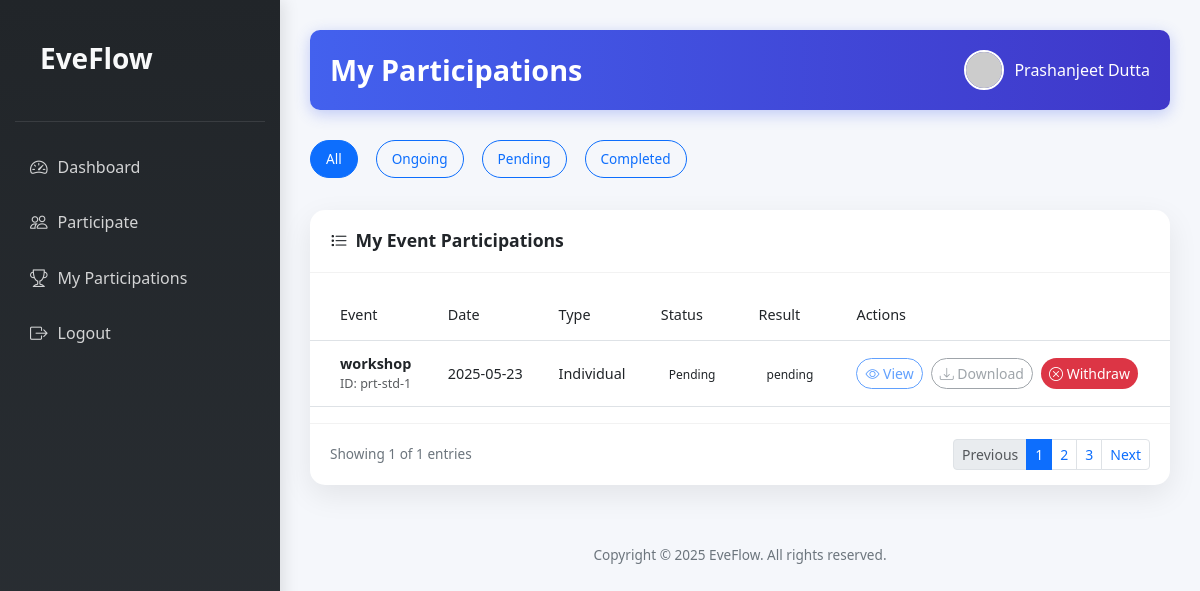
Page /participation.php (signed in) on the committed database.
### tables this page shows
CREATE TABLE `users` (
  `st_id` varchar(20) NOT NULL,
  `email` varchar(255) NOT NULL,
  `student_name` varchar(255) NOT NULL,
  `course` varchar(255) NOT NULL,
  `dept` varchar(255) NOT NULL,
  `semester` varchar(255) NOT NULL,
  `password` varchar(255) NOT NULL,
  `created_at` timestamp NOT NULL DEFAULT current_timestamp()
);

CREATE TABLE `participations` (
  `pt_id` int(11) NOT NULL,
  `p_id` varchar(20) NOT NULL,
  `st_id` varchar(20) NOT NULL,
  `event_id` int(11) NOT NULL,
  `student_name` varchar(255) NOT NULL,
  `event_name` varchar(255) NOT NULL,
  `participation_type` varchar(50) NOT NULL,
  `team_name` varchar(255) DEFAULT NULL,
  `team_members` text DEFAULT NULL,
  `result` varchar(20) NOT NULL DEFAULT 'pending',
  `certificate_path` varchar(255) DEFAULT NULL,
  `created_at` timestamp NOT NULL DEFAULT current_timestamp()
);

CREATE TABLE `events` (
  `event_id` int(11) NOT NULL,
  `event_name` varchar(255) NOT NULL,
  `event_date` date NOT NULL,
  `venue_id` int(11) DEFAULT NULL,
  `event_type` enum('Individual','Team') NOT NULL,
  `status` enum('Pending','Ongoing','Completed') NOT NULL DEFAULT 'Pending',
  `organizer_id` varchar(20) NOT NULL,
  `created_at` timestamp NOT NULL DEFAULT current_timestamp()
);

### participation.php (the view, shortened to what this page needs)
<?php
$servername = "localhost";
$username = "root";
$password = "";
$dbname = "eveflow_db";
$conn = new mysqli($servername, $username, $password, $dbname);
$student_id = $_SESSION['st_id'];
$student_query = "SELECT * FROM users WHERE st_id = ?";
$stmt = $conn->prepare($student_query);
$stmt->bind_param("s", $student_id);
$stmt->execute();
$student_result = $stmt->get_result();
$student_data = $student_result->fetch_assoc();
$filter = isset($_GET['filter']) ? $_GET['filter'] : 'all';
$where_clause = "WHERE p.st_id = ?";
$query = "SELECT p.*, e.event_date, TRIM(e.status) as event_status
          FROM participations p
          JOIN events e ON p.event_name = e.event_name
          $where_clause
          ORDER BY e.event_date DESC";
$stmt = $conn->prepare($query);
$stmt->bind_param("s", $student_id);
$stmt->execute();
$result = $stmt->get_result();
$total_query = "SELECT COUNT(*) as total FROM participations p
                JOIN events e ON p.event_name = e.event_name
                WHERE p.st_id = ?";
$total_stmt = $conn->prepare($total_query);
$total_stmt->bind_param("s", $student_id);
$total_stmt->execute();
$total_result = $total_stmt->get_result();
$total_row = $total_result->fetch_assoc();
$total_entries = $total_row['total'];
?>
<!DOCTYPE html>
<html lang="en">
<head>
    <link href="https://cdn.jsdelivr.net/npm/bootstrap@5.3.0/dist/css/bootstrap.min.css" rel="stylesheet">
    <link rel="stylesheet" href="https://cdn.jsdelivr.net/npm/bootstrap-icons@1.10.0/font/bootstrap-icons.css">
    <link rel="stylesheet" href="css/applystyle.css" type="text/css" media="all" />
</head>
<body>
    <div class="sidebar">
        <div class="sidebar-header">
            <a href="index.php" class="no-transform-hover"><h3><span>EveFlow</span></h3></a>
        </div>
        <a href="student.php"><i class="bi bi-speedometer2"></i> <span>Dashboard</span></a>
        <a href="apply.php"><i class="bi bi-people"></i> <span>Participate</span></a>
        <a href="participation.php"><i class="bi bi-trophy"></i> <span>My Participations</span></a>
        <a href="logout.php"><i class="bi bi-box-arrow-right"></i> <span>Logout</span></a>
    </div>
    <div class="content">
        <div class="header">
            <div class="d-flex align-items-center">
                <h1>My Participations</h1>
            </div>
            <div class="user-info">
                <img src="https://ui-avatars.com/api/?name=<?php echo urlencode($student_data['student_name']); ?>&background=random" alt="User">
                <span><?php echo htmlspecialchars($student_data['student_name']); ?></span>
            </div>
        </div>
        <div class="filter-container">
            <a href="participation.php?filter=all" class="btn btn-outline-primary filter-btn <?php echo $filter == 'all' ? 'active' : ''; ?>">All</a>
            <a href="participation.php?filter=ongoing" class="btn btn-outline-primary filter-btn <?php echo $filter == 'ongoing' ? 'active' : ''; ?>">Ongoing</a>
            <a href="participation.php?filter=pending" class="btn btn-outline-primary filter-btn <?php echo $filter == 'pending' ? 'active' : ''; ?>">Pending</a>
            <a href="participation.php?filter=completed" class="btn btn-outline-primary filter-btn <?php echo $filter == 'completed' ? 'active' : ''; ?>">Completed</a>
        </div>
        <div class="table-container">
            <div class="table-title">
                <h4><i class="bi bi-list-task me-2"></i>My Event Participations</h4>
            </div>
            <div class="table-responsive">
                <table class="table table-hover mb-0">
                    <thead>
                        <tr>
                            <th>Event</th>
                            <th>Date</th>
                            <th>Type</th>
                            <th>Status</th>
                            <th>Result</th>
                            <th>Actions</th>
                        </tr>
                    </thead>
                    <tbody>
                        <?php if ($result->num_rows > 0): ?>
                            <?php while($row = $result->fetch_assoc()): ?>
                                <tr>
                                    <td>
                                        <div>
                                            <strong><?php echo htmlspecialchars($row['event_name']); ?></strong>
                                            <div class="text-muted small">ID: <?php echo htmlspecialchars($row['p_id']); ?></div>
                                        </div>
                                    </td>
                                    <td><?php echo date('Y-m-d', strtotime($row['event_date'])); ?></td>
                                    <td><?php echo ucfirst($row['participation_type']); ?></td>
                                    <td>
                                        <?php
                                        $status_class = '';
                                        ?>
                                        <span class="status-badge <?php echo $status_class; ?>">
                                            <?php echo ucfirst($row['event_status']); ?>
                                        </span>
                                    </td>
                                    <td>
                                        <?php
                                        if (!empty($row['result'])) {
                                            $result_class = '';
                                            switch(strtolower($row['result'])) {
                                                default:
                                                    $result_class = 'badge-secondary';
                                            }
                                            echo '<span class="status-badge '.$result_class.'">'.htmlspecialchars($row['result']).'</span>';
                                        } else {
                                            echo '<span class="text-muted">-</span>';
                                        }
                                        ?>
                                    </td>
                                    <td>
                                        <div class="action-buttons">
                                            <div class="certificate-buttons">
                                                <?php
                                                if (!empty($row['certificate_path'])) {
                                                    $cert_path = 'organizerpanel/uploads/certificates/' . basename($row['certificate_path']);
                                                    if (file_exists($cert_path)): ?>
                                                        <button class="btn btn-sm btn-outline-primary action-btn view-certificate"
                                                                data-certificate="<?php echo $cert_path; ?>">
                                                            <i class="bi bi-eye"></i> View
                                                        </button>
                                                        <a href="<?php echo $cert_path; ?>"
                                                           class="btn btn-sm btn-outline-secondary action-btn"
                                                           download="<?php echo basename($row['certificate_path']); ?>">
                                                            <i class="bi bi-download"></i> Download
                                                        </a>
                                                    <?php else: ?>
                                                        <button class="btn btn-sm btn-outline-primary action-btn btn-disabled" title="Certificate file missing">
                                                            <i class="bi bi-eye"></i> View
                                                        </button>
                                                        <button class="btn btn-sm btn-outline-secondary action-btn btn-disabled" title="Certificate file missing">
                                                            <i class="bi bi-download"></i> Download
                                                        </button>
                                                    <?php endif;
                                                } else { ?>
                                                    <button class="btn btn-sm btn-outline-primary action-btn btn-disabled" title="Certificate not available">
                                                        <i class="bi bi-eye"></i> View
                                                    </button>
                                                    <button class="btn btn-sm btn-outline-secondary action-btn btn-disabled" title="Certificate not available">
                                                        <i class="bi bi-download"></i> Download
                                                    </button>
                                                <?php } ?>
                                            </div>
                                            <?php if (strtolower($row['event_status']) === 'pending'): ?>
                                                <button class="btn btn-sm btn-withdraw action-btn"
                                                        data-bs-toggle="modal"
                                                        data-bs-target="#withdrawModal<?php echo $row['pt_id']; ?>">
                                                    <i class="bi bi-x-circle"></i> Withdraw
                                                </button>
                                            <?php endif; ?>
                                        </div>
                                    </td>
                                </tr>
                            <?php endwhile; ?>
                        <?php else: ?>
                            <tr>
                                <td colspan="6" class="text-center">No participations found</td>
                            </tr>
                        <?php endif; ?>
                    </tbody>
                </table>
            </div>
            <div class="pagination-container">
                <div class="entries-info">Showing <?php echo $result->num_rows; ?> of <?php echo $total_entries; ?> entries</div>
                <nav aria-label="Page navigation">
                    <ul class="pagination pagination-sm mb-0">
                        <li class="page-item disabled">
                            <a class="page-link" href="#" tabindex="-1">Previous</a>
                        </li>
                        <li class="page-item active"><a class="page-link" href="#">1</a></li>
                        <li class="page-item"><a class="page-link" href="#">2</a></li>
                        <li class="page-item"><a class="page-link" href="#">3</a></li>
                        <li class="page-item">
                            <a class="page-link" href="#">Next</a>
                        </li>
                    </ul>
                </nav>
            </div>
        </div>
        <div class="footer">
            <p>Copyright © 2025 EveFlow. All rights reserved.</p>
        </div>
    </div>
</body>
</html>

### css/applystyle.css (style rules this page uses)
:root { --primary-color: #4361ee; --secondary-color: #3f37c9; --accent-color: #4895ef; --dark-color: #212529; --light-color: #f8f9fa; --success-color: #4cc9f0; }
body { display: flex; background-color: #f5f7fb; font-family: 'Segoe UI', Tahoma, Geneva, Verdana, sans-serif; overflow-x: hidden; }
.sidebar { width: 280px; height: 100vh; background: linear-gradient(180deg, var(--dark-color), #2b3035); color: white; padding: 25px 15px; position: fixed; box-shadow: 4px 0 15px rgba(0, 0, 0, 0.1); z-index: 1000; transition: all 0.3s ease; }
.sidebar-header { padding: 0 10px 20px; margin-bottom: 20px; border-bottom: 1px solid rgba(255, 255, 255, 0.1); }
.sidebar-header h3 { font-weight: 700; color: var(--light-color); display: flex; align-items: center; }
.sidebar a { color: rgba(255, 255, 255, 0.8); text-decoration: none; display: flex; align-items: center; padding: 12px 15px; border-radius: 8px; margin: 5px 0; transition: all 0.3s ease; }
.sidebar a i { margin-right: 10px; font-size: 1.1rem; }
.content { margin-left: 280px; width: calc(100% - 280px); padding: 30px; transition: all 0.3s ease; }
.header { background: linear-gradient(90deg, var(--primary-color), var(--secondary-color)); color: white; padding: 20px; border-radius: 10px; margin-bottom: 30px; box-shadow: 0 4px 15px rgba(67, 97, 238, 0.3); display: flex; justify-content: space-between; align-items: center; }
.header h1 { font-size: 1.8rem; font-weight: 600; margin: 0; }
.user-info { display: flex; align-items: center; }
.user-info img { width: 40px; height: 40px; border-radius: 50%; margin-right: 10px; border: 2px solid white; }
.status-badge { padding: 6px 12px; border-radius: 20px; font-size: 0.8rem; font-weight: 500; }
.table-container { background: white; border-radius: 15px; box-shadow: 0 10px 30px rgba(0, 0, 0, 0.08); padding: 0; overflow: hidden; }
.table-title { padding: 20px; border-bottom: 1px solid rgba(0, 0, 0, 0.05); display: flex; justify-content: space-between; align-items: center; }
.table-title h4 { margin: 0; font-weight: 600; color: var(--dark-color); font-size: 1.1rem; }
table { margin: 0; }
thead { background: linear-gradient(90deg, var(--primary-color), var(--secondary-color)); color: white; }
th { font-weight: 500; padding: 15px !important; font-size: 0.9rem; }
td { padding: 12px 15px !important; vertical-align: middle; font-size: 0.9rem; }
table td:first-child, table th:first-child { padding-left: 30px !important; }
.action-btn { padding: 5px 12px; border-radius: 20px; font-size: 0.8rem; transition: all 0.2s ease; }
.pagination-container { padding: 15px 20px; border-top: 1px solid rgba(0, 0, 0, 0.05); display: flex; justify-content: space-between; align-items: center; }
.entries-info { color: #6c757d; font-size: 0.85rem; }
.filter-container { display: flex; gap: 10px; margin-bottom: 20px; }
.filter-btn { padding: 8px 15px; border-radius: 20px; font-size: 0.85rem; transition: all 0.2s ease; }
.footer { margin-top: 40px; text-align: center; color: #6c757d; font-size: 0.85rem; padding: 20px; }

### participation.php (style rules this page uses)
.status-badge { padding: 0.25rem 0.5rem; border-radius: 50rem; font-size: 0.75rem; font-weight: 500; }
.filter-container { margin-bottom: 1.5rem; }
.filter-btn { margin-right: 0.5rem; margin-bottom: 0.5rem; }
.table-title { margin-bottom: 1rem; }
.pagination-container { display: flex; justify-content: space-between; align-items: center; margin-top: 1rem; }
.action-btn { padding: 0.25rem 0.5rem; font-size: 0.875rem; line-height: 1.5; }
.action-buttons { display: flex; flex-wrap: wrap; gap: 0.5rem; }
.btn-disabled { opacity: 0.65; pointer-events: none; }
.btn-withdraw { background-color: #dc3545; color: white; border: none; }
.certificate-buttons { display: flex; gap: 0.5rem; }

### rows in the picture
users: student_name "Prashanjeet Dutta"
participations: event_name "workshop", p "prt-std-1", event.event_date "2025-05-23", participation_type "Individual", event_status "Pending", result "pending", shows "View"

### other values in the picture
$result->num_rows "1"
$total_entries "1"
